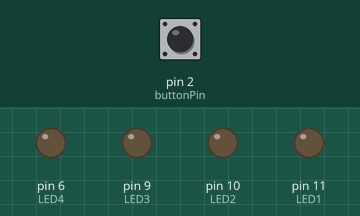
Recording of a sketch running on a simulated Arduino Uno, built with avr-gcc and run on an emulated ATmega328P. On the bench: output pins drawn as LEDs (lit = HIGH). The test bench sets the inputs (shaded band); at power-on: pin 2 (buttonPin) HIGH.

Above: at 1.2 s.
1.3 s: pin 2 (buttonPin) pulled LOW for 0.15 s
At 4.3 s:
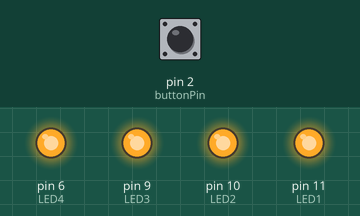
4.4 s: pin 2 (buttonPin) pulled LOW for 1 s
At 5.3 s:
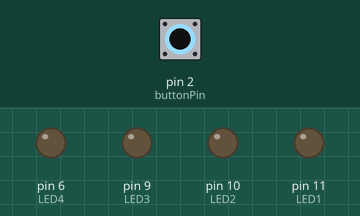
6.9 s: pin 2 (buttonPin) pulsed LOW 2 times (0.12 s each, 0.3 s apart)
At 10.4 s:
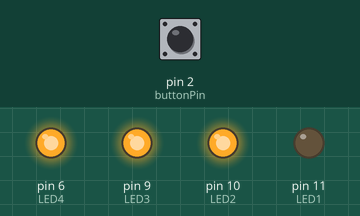
10.5 s: pin 2 (buttonPin) pulled LOW for 3.2 s
At 11.1 s:
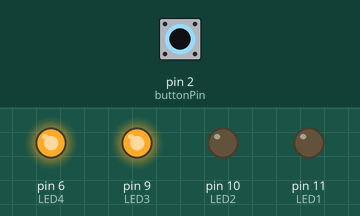
Timing chart, 0 to 13.5 s (numbered marks = the images above; inputs shaded):
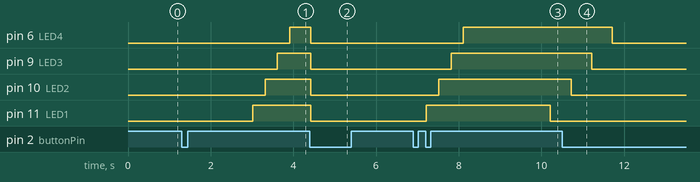

The sketch:

SS7_BlinkingLightPattern.ino
```cpp
const int buttonPin = 2;
const int LED1 = 11;
const int LED2 = 10;
const int LED3 = 9;
const int LED4 = 6;


int buttonState = HIGH;
int LEDState = 0;
//NEW CODE
//int LEDState2 = 0;
//int LEDState3 = 0;
//int LEDState4 = 0;
int lastButtonState = HIGH;

unsigned long previousMillis = 0;
const unsigned long interval = 3000;
const unsigned long interval2 = 600;
bool blinkState = false;

void setup() {
  pinMode(LED1, OUTPUT);
  pinMode(LED2, OUTPUT);
  pinMode(LED3, OUTPUT);
  pinMode(LED4, OUTPUT);
  pinMode(buttonPin, INPUT_PULLUP);
}

void loop() {

unsigned long currentMillis = millis();

buttonState = digitalRead(buttonPin);
delay(10);

  if (buttonState == LOW && lastButtonState == HIGH) {
    //digitalWrite(LED, HIGH);
  //LEDState = !LEDState;

  LEDState++;
  if(LEDState > 2) {
    LEDState = 0;
    }

  } else {
    //digitalWrite(LED, LOW);

  }
    lastButtonState = buttonState;

  if (LEDState == 1) {
    if(currentMillis - previousMillis >= interval) {
      previousMillis = currentMillis;

      if (blinkState == true) {
        digitalWrite(LED1, LOW);
        delay(500);
        digitalWrite(LED2, LOW);
        delay(500);
        digitalWrite(LED3, LOW);
        delay(500);
        digitalWrite(LED4, LOW);
        delay(500);
        } else {
        digitalWrite(LED1, HIGH);
        delay(300);
        digitalWrite(LED2, HIGH);
        delay(300);
        digitalWrite(LED3, HIGH);
        delay(300);
        digitalWrite(LED4, HIGH);
        delay(300);
        }
          blinkState = !blinkState;
      } else if (LEDState == 2) {
    if(currentMillis - previousMillis >= interval2) {
      previousMillis = currentMillis;

      if (blinkState == true) {
        digitalWrite(LED1, LOW);
        digitalWrite(LED2, LOW);
        digitalWrite(LED3, LOW);
        digitalWrite(LED4, LOW);
        } else {
        digitalWrite(LED1, HIGH);
        digitalWrite(LED2, HIGH);
        digitalWrite(LED3, HIGH);
        digitalWrite(LED4, HIGH);
        }
          blinkState = !blinkState;
      }
        }
    } else {
      digitalWrite(LED1, LOW);
      digitalWrite(LED2, LOW);
      digitalWrite(LED3, LOW);
      digitalWrite(LED4, LOW);
      blinkState = false;
      }
  } //ending bracket for loop

//}
```

Measured:
- after the input at 1.3 s, pin 6 (LED4): LOW → HIGH after 2.6 s; pin 9 (LED3): LOW → HIGH after 2.3 s; pin 10 (LED2): LOW → HIGH after 2.0 s; pin 11 (LED1): LOW → HIGH after 1.7 s
- after the input at 4.4 s, pin 6 (LED4), pin 9 (LED3): HIGH → LOW at once; pin 10 (LED2): HIGH → LOW after 0.02 s instead of 2.1 s; pin 11 (LED1): HIGH → LOW after 0.02 s instead of 1.6 s
- after the input at 6.9 s, pin 6 (LED4): LOW → HIGH after 1.2 s; pin 9 (LED3): LOW → HIGH after 0.92 s; pin 10 (LED2): LOW → HIGH after 0.62 s; pin 11 (LED1): LOW → HIGH after 0.32 s, → LOW 3.0 s later
- after the input at 10.5 s, pin 6 (LED4): goes on until 11.7 s, then stays LOW; pin 9 (LED3): goes on until 11.2 s, then stays LOW; pin 10 (LED2): goes on until 10.7 s, then stays LOW; pin 11 (LED1): stays LOW (without the input it goes to HIGH after 2.7 s)
